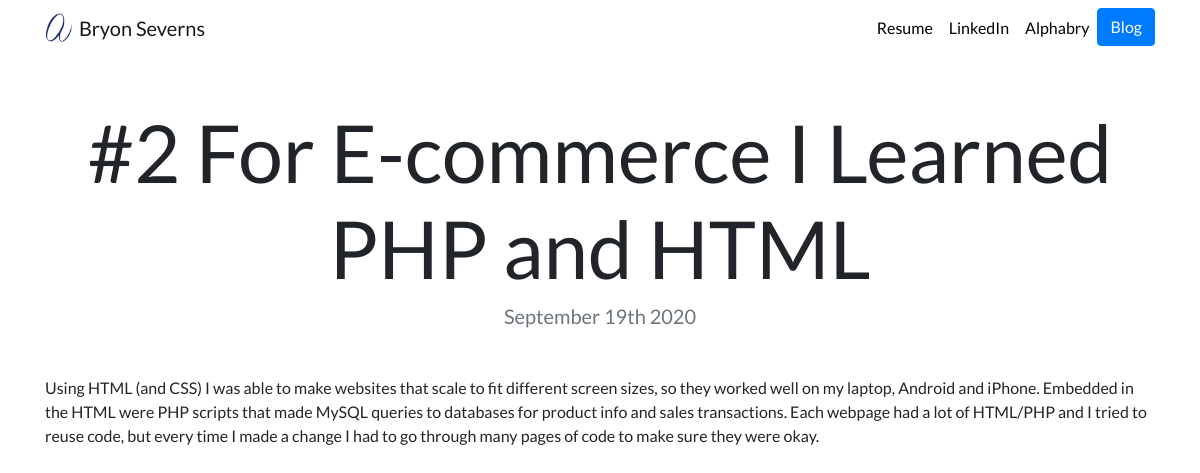
The app's page /blog/2/ with its own data.
### blog/models.py (models this page shows, shortened)
class Blog(models.Model):
    title = models.CharField(max_length=200)
    description = models.TextField()
    date = models.DateField()

### blog/views.py (the view)
# urls.py: path('<int:blog_id>/', views.detail, name='detail'),
def detail(request, blog_id):
    blog = get_object_or_404(Blog, pk=blog_id)
    return render(request, 'blog/detail.html',{'blog':blog})

### blog/templates/blog/detail.html
{% extends 'portfolio/base.html' %}
{% block content %}
<h1 class="text-center mt-5" id="blogdetailtitle">{{ blog.title }}</h1>
<h5 class="text-center text-muted mb-5">{{ blog.date|date:'F jS Y' }}</h5>
{{ blog.description|safe}}
{% endblock %}

### portfolio/static/portfolio/custom.css (style rules this page uses)
body { font-family: 'Lato', sans-serif; }
@media (min-width: 992px) { #blogdetailtitle { font-size: 5rem; } }

### records on screen
Blog: title "#2 For E-commerce I Learned PHP and HTML", date "September 19th 2020", description "Using HTML (and CSS) I was able to make websites that scale to fit different screen sizes, so they worked well on my laptop, Android and iPhone. Embedded in the HTML were PHP scripts that made MySQL queries to databases for product info and sales transactions. Each webpage had a lot of HTML/PHP and I tried to reuse code, but every time I made a change I had to go through many pages of code to make sure they were okay."
